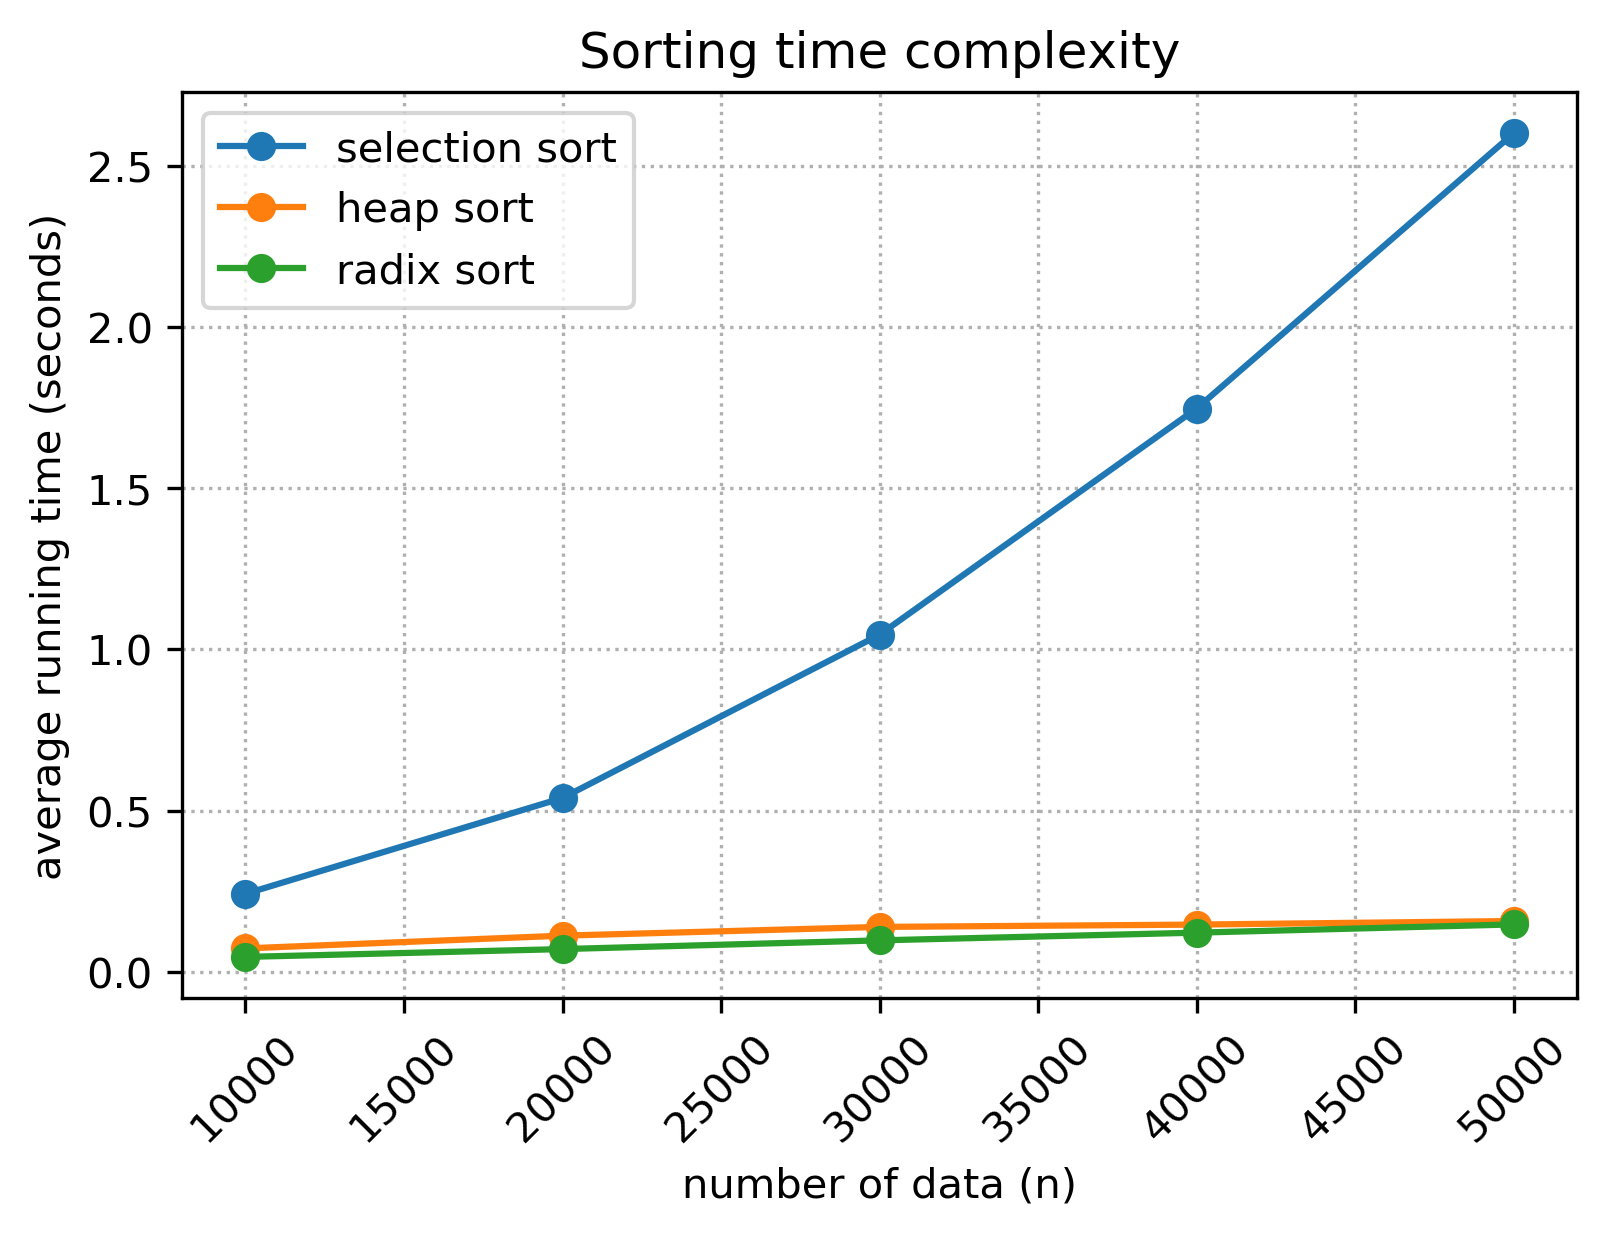

Recreate this plot in Python.
#!/usr/bin/env python
# coding: utf-8

# In[1]:


import pandas as pd

df = pd.read_excel(r'C:\Users\pandy\Documents\UGM\Akademik\Semester 3\MII2201 Analisis Algoritma dan Kompleksitas\6\Tugas\sort.xlsx')
print(df)


# In[2]:


import matplotlib.pyplot as plt

x = df['n']
yS = df['avgS']
yH = df['avgH']
yR = df['avgR']
fig, ax = plt.subplots()
ax.plot(x, yS, '-o', label = 'selection sort')
ax.plot(x, yH, '-o', label = 'heap sort')
ax.plot(x, yR, '-o', label = 'radix sort')
plt.xlabel('number of data (n)')
plt.ylabel('average running time (seconds)')
plt.title('Sorting time complexity')
plt.xticks(rotation = 45)
plt.grid(linestyle = 'dotted')
plt.legend()
plt.savefig('sortCombined.png', dpi = 300, bbox_inches = 'tight')

for i, txt in enumerate(yS):
    ax.annotate(txt, (x[i], yS[i]))

for i, txt in enumerate(yH):
    ax.annotate(txt, (x[i], yH[i]))
    
for i, txt in enumerate(yR):
    ax.annotate(txt, (x[i], yR[i]))

plt.show()


# In[ ]:




